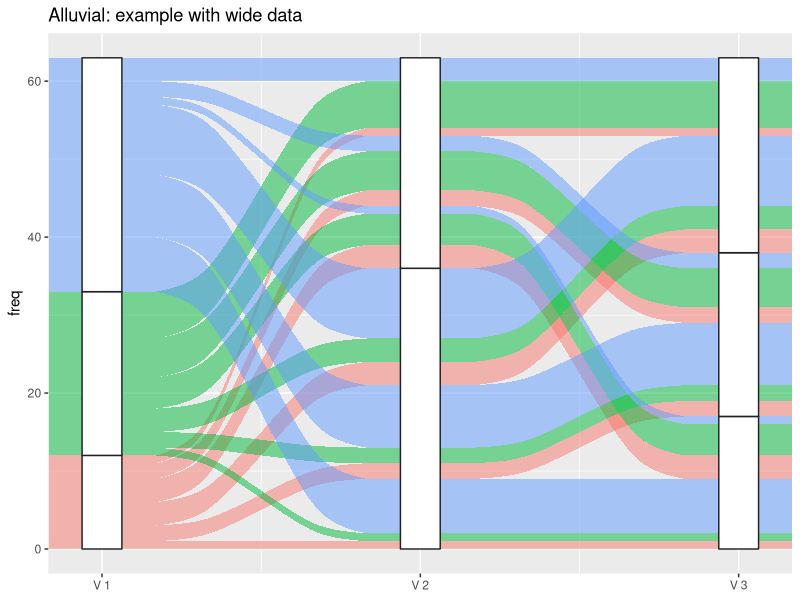

The R source for this figure:
library(ggalluvial)

data <- data.frame (
   v_1  = c('A', 'A', 'A', 'A', 'A', 'A', 'B', 'B', 'B', 'B', 'B', 'B', 'C', 'C', 'C', 'C', 'C', 'C'),
   v_2  = c('q', 'q', 'q', 'r', 'r', 'r', 'q', 'q', 'q', 'r', 'r', 'r', 'q', 'q', 'q', 'r', 'r', 'r'),
   v_3  = c('x', 'y', 'z', 'x', 'y', 'z', 'x', 'y', 'z', 'x', 'y', 'z', 'x', 'y', 'z', 'x', 'y', 'z'),
   freq = c( 1 ,  2 ,  3 ,  3 ,  2 ,  1 ,  1 ,  2 ,  3 ,  4 ,  5 ,  6 ,  7 ,  8 ,  9 ,  1 ,  2 ,  3 )
);

ggplot(as.data.frame(data),
  aes(y     = freq,
      axis1 = v_1,
      axis2 = v_2,
      axis3 = v_3
  )
) + geom_alluvium(
      aes(fill = v_1),
#     width        =  0,
#     knot.pos     =  0,
      reverse      =  FALSE
) + guides(
      fill         =  FALSE
) + geom_stratum(
      width        =  1/8  ,
      reverse      =  FALSE,
      color        = '#222222'
) + geom_text(
      stat         = 'stratum',
      label.strata =  TRUE,
      reverse      =  FALSE
) + scale_x_continuous(
      breaks       =  1:3,
      labels       =  c('V 1', 'V 2', 'V 3')
#) + coord_flip(                                 # Uncomment to plot from bottom to top
) + ggtitle('Alluvial: example with wide data'
)
